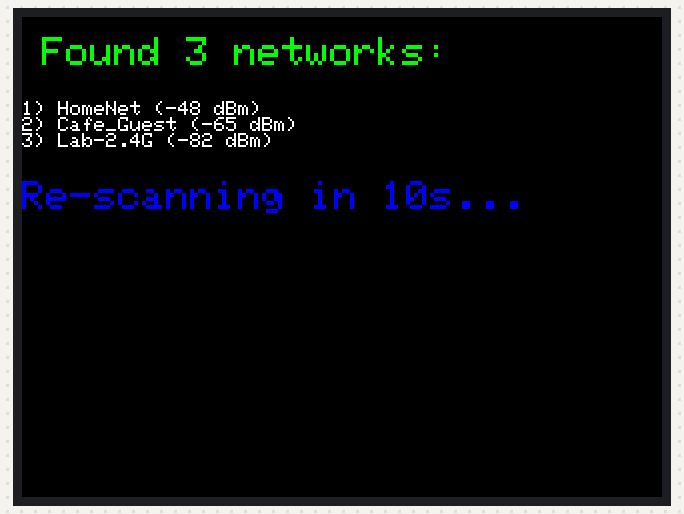
A program run on a simulated ESP32-S3. Parts: 320×240 colour display. A WiFi scan finds three made-up networks; what the program prints to the serial monitor is not drawn.

Above: at 2.7 s.

Measured:
- what the display in image 0 shows lasts 10.1 s, from 2.6 s to 12.7 s

The program:

main.cpp
```cpp
#include <M5Unified.h>
#include <WiFi.h>

void scanWiFi() {
    // Безопасно очищаем экран средствами M5Unified
    M5.Display.clear(BLACK);
    M5.Display.setCursor(10, 20);
    M5.Display.setTextColor(YELLOW);
    M5.Display.setTextSize(2);

    M5.Display.println("Scanning WiFi...");
    Serial.println("Starting WiFi scan...");

    // Сканируем частоты
    int n = WiFi.scanNetworks();

    M5.Display.clear(BLACK);
    M5.Display.setCursor(10, 10);

    if (n == 0) {
        M5.Display.setTextColor(RED);
        M5.Display.println("No networks found.");
    } else {
        M5.Display.setTextColor(GREEN);
        M5.Display.printf("Found %d networks:\n\n", n);
        M5.Display.setTextColor(WHITE);
        M5.Display.setTextSize(1); // Мелкий шрифт для списка

        // Ограничиваем строки по высоте дисплея T-Embed
        int maxLines = (M5.Display.height() - 40) / 12;
        for (int i = 0; i < n && i < maxLines; ++i) {
            M5.Display.printf("%d) %s (%d dBm)\n", i + 1, WiFi.SSID(i).c_str(), WiFi.RSSI(i));
            delay(10);
        }
    }

    M5.Display.println("\n");
    M5.Display.setTextColor(BLUE);
    M5.Display.setTextSize(2);
    M5.Display.println("Re-scanning in 10s...");

    WiFi.scanDelete();
}

void setup() {
    // 1. Инициализация T-Embed встроенным алгоритмом Брюса
    auto cfg = M5.config();
    M5.begin(cfg);

    // 2. Настройка экрана
    M5.Display.setRotation(3); // Горизонтальный режим
    M5.Display.setBrightness(200); // Яркость подсветки на максимум
    M5.Display.clear(BLACK);

    // 3. Старт Wi-Fi
    WiFi.mode(WIFI_MODE_STA);
    WiFi.disconnect();
    delay(200);
}

void loop() {
    // Каждые 10 секунд сканируем эфир
    scanWiFi();
    delay(10000);
}
```
